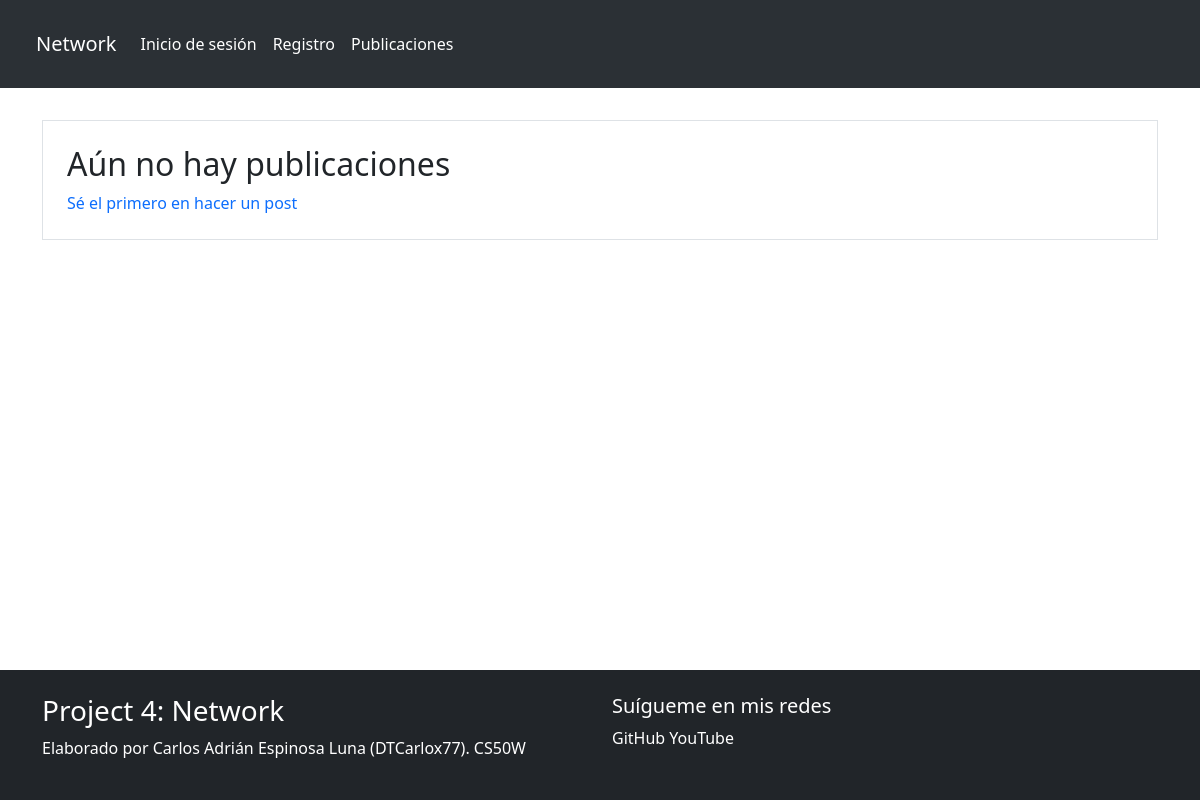
The app's page /posts/, older data.
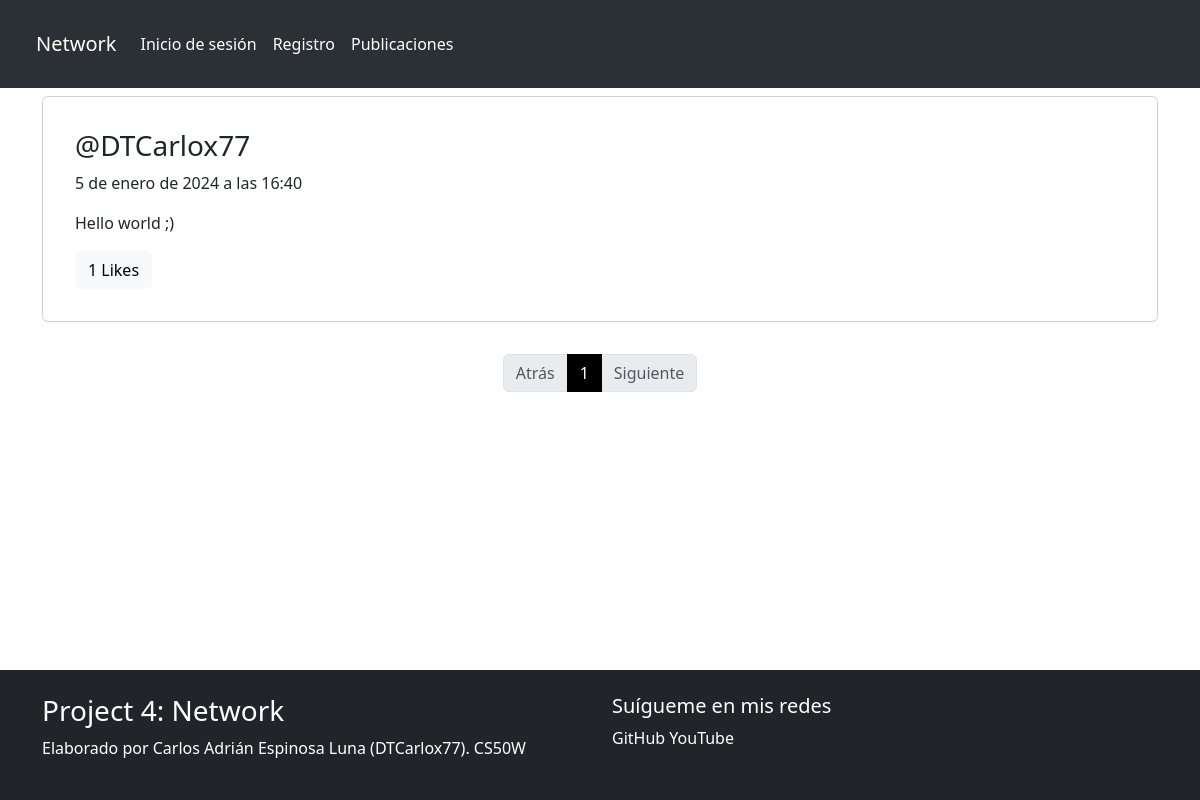
The same page, newer data.
### network/models.py (models this page shows, shortened)
class Post(models.Model):
    autor = models.ForeignKey(CustomUser, on_delete=models.CASCADE)
    contenido = models.TextField()
    fecha = models.DateTimeField(auto_now_add=True)
    likes = models.ManyToManyField(CustomUser, through=Like, related_name='post_likes')

class CustomUser(AbstractUser):
    correo = models.EmailField(unique=True)
    name = models.CharField(max_length=40)
    lastname = models.CharField(max_length=40)
    biografia = models.TextField(blank=True)
    def __str__(self):
        return self.username

### network/views.py (the view)
# urls.py: path('posts/', posts, name='posts'),
def posts(request):
    all_posts = Post.objects.all().order_by('-fecha')
    paginator = Paginator(all_posts, 10)
    page = request.GET.get('page')
    try:
        page_posts = paginator.page(page)
    except PageNotAnInteger:
        page_posts = paginator.page(1)
    except EmptyPage:
        page_posts = paginator.page(paginator.num_pages)
    return render(request, 'posts.html', {'posts': page_posts})

### network/templates/posts.html (shortened to what this page needs)
{% extends "layouts/base.html" %}
{% block content %}
{% if posts %}
    {% for post in posts %}
    <div class="card">
        <div class="card-body m-3">
            <h3 class="card-title"><a class="text-decoration-none text-dark" href="/profile/{{ post.autor }}">@{{ post.autor }}</a></h3>
            <p class="card-text">{{ post.fecha }}</p>
            <form method="POST" class="like-form" id="post-{{ post.id }}">
                <p class="card-text" id="content-{{ post.id }}">{{ post.contenido }}</p>
                {% if user.is_authenticated %}
                    {% csrf_token %}
                    {% if request.user in post.likes.all %}
                        <button type="button" class="btn btn-primary btn-dark like_button" data-post-id="{{ post.id }}">
                            {{ post.likes.all.count }} Likes
                        </button>
                    {% else %}
                        <button type="button" class="btn btn-primary btn-light like_button" data-post-id="{{ post.id }}">
                            {{ post.likes.all.count }} Likes
                        </button>
                    {% endif %}
                    {% if post.autor == request.user %}
                        <button type="button" class="btn btn-light edit_post" data-post-id="{{ post.id }}">Modificar</button>
                        <button type="button" class="btn btn-light delete_post" data-post-id="{{ post.id }}">Eliminar</button>
                    {% endif %}
                {% else %}
                <a  href="{% url 'login' %}">
                    <button type="button" class="btn btn-primary btn-light">
                        {{ post.likes.all.count }} Likes
                    </button>
                </a>
                {% endif %}
            </form>
        </div>
    </div>
    {% endfor %}
    <br>
    <div class="d-flex justify-content-center mt-2 mb-5 pages">
        <nav aria-label="...">
            <ul class="pagination">
                {% if posts.has_previous %}
                    <li class="page-item">
                        <a class="page-link" href="?page={{ posts.previous_page_number }}">Atrás</a>
                    </li>
                {% else %}
                    <li class="page-item disabled">
                        <span class="page-link" href="?page=1">Atrás</span>
                    </li>
                {% endif %}
                {% for num in posts.paginator.page_range %}
                    <li class="page-item {% if num == posts.number%}active{% endif %}" aria-current="page">
                        <a class="page-link" href="?page={{ num }}">{{ num }}</a>
                    </li>
                {% endfor %}
                {% if posts.has_next %}
                    <li class="page-item">
                        <a class="page-link" href="?page={{ posts.next_page_number }}">Siguiente</a>
                    </li>
                {% else %}
                    <li class="page-item disabled">
                        <span class="page-link">Siguiente</span>
                    </li>
                {% endif %}
            </ul>
        </nav>
    </div>
{% else %}
    <div class="container mt-4 border p-4">
        <h2>Aún no hay publicaciones</h2>
        <a class="text-decoration-none" href="{% url 'new' %}">Sé el primero en hacer un post</a>
    </div>
{% endif %}
{% endblock %}

Row changes from the older to the newer data that the page shows:
added Post: autor "DTCarlox77", fecha "5 de enero de 2024 a las 16:40", contenido "Hello world ;)", likes.all.count "1"
Text that changed along with them:
text no longer shown: "Aún no hay publicaciones Sé el primero en hacer un post"
text now shown: "Atrás Siguiente"
new list line: "1"
